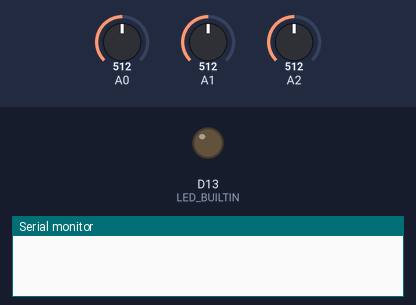
A sketch run on a simulated Arduino Nano 33 IoT. On the bench: output pins drawn as LEDs (lit = HIGH), the last lines printed to the serial monitor. The inputs (shaded band) are chosen by the test bench; at power-on: A0 = 512, A1 = 512, A2 = 512. Nothing arrives over Bluetooth unless stated; a phone connects over Bluetooth LE 3 s after start.

Above: at 0.1 s.
At 3.1 s:
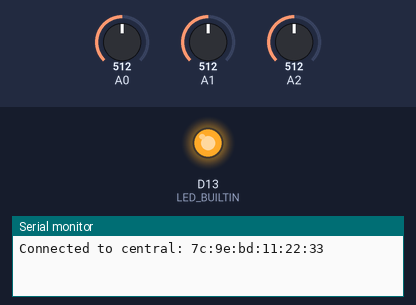
Timing chart, 0 to 4.6 s (numbered marks = the images above):
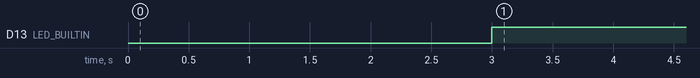

The sketch:

BLE_accelerometer.ino
```cpp
/*
  Accelerometer service

  This example creates a BLE peripheral with service that contains three
  characteristics, each an analog input value to the microcontroller. It
  was designed with the ADXL337 accelerometer in mind, but any three analog
  inputs will work as well.

  The circuit:
  - Nano 33 IoT, Nano 33 BLE and BLE Sense, Arduino Uno WiFi Rev2, and MKR 1010 boards
  - ADXL337 accelerometer or any analog in attached to A0, A1, and A2

  Based on Sandeep Mistry's ArduinoBLE examples

  created 14 Nov. 2018
  by Tom Igoe
*/

#include <ArduinoBLE.h>
// create service:
BLEService accelService("082b91ae-e83c-11e8-9f32-f2801f1b9fd1");

// create characteristics and allow remote device to read and get notifications:
BLEIntCharacteristic accelX("082b9438-e83c-11e8-9f32-f2801f1b9fd1", BLERead | BLENotify);
BLEIntCharacteristic accelY("082b9622-e83c-11e8-9f32-f2801f1b9fd1", BLERead | BLENotify);
BLEIntCharacteristic accelZ("082b976c-e83c-11e8-9f32-f2801f1b9fd1", BLERead | BLENotify);

void setup() {
  Serial.begin(9600);
  pinMode(LED_BUILTIN, OUTPUT);
  // begin initialization
  while (!BLE.begin()) {
    Serial.println("Waiting for BLE to start");
    delay(1);
  }

  // set the local name that the peripheral advertises:
  BLE.setLocalName("BLE_Accelerometer");
  // set the UUID for the service:
  BLE.setAdvertisedService(accelService);

  // add the characteristics to the service
  accelService.addCharacteristic(accelX);
  accelService.addCharacteristic(accelY);
  accelService.addCharacteristic(accelZ);
  // add the service
  BLE.addService(accelService);

  // start advertising the service:
  BLE.advertise();
}

void loop() {
  BLEDevice central = BLE.central();

  // if a central is connected to the peripheral:
  if (central) {
    // print the central's BT address:
    Serial.print("Connected to central: ");
    Serial.println(central.address());
    // turn on LED to indicate connection:
    digitalWrite(LED_BUILTIN, HIGH);

    // while the central remains connected:
    while (central.connected()) {
      // read sensors:
      int xReading = analogRead(A0);
      delay(1);
      int yReading = analogRead(A1);
      delay(1);
      int zReading = analogRead(A2);
      // write sensor values to service characteristics:
      accelX.writeValue(xReading);
      accelY.writeValue(yReading);
      accelZ.writeValue(zReading);
    }
  } else {
    // turn off the LED
    digitalWrite(LED_BUILTIN, LOW);
  }
}
```

Measured:
- by itself, D13 (LED_BUILTIN): LOW → HIGH at 3.0 s
